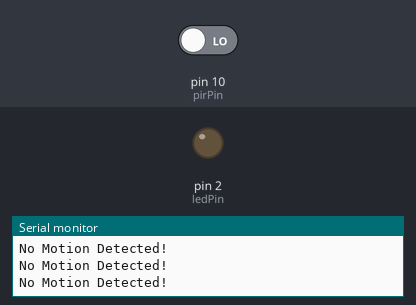
Simulated run of this sketch. Board: Arduino Uno, built with avr-gcc and run on an emulated ATmega328P. On the bench: output pins drawn as LEDs (lit = HIGH), the last lines printed to the serial monitor. The test bench sets the inputs (shaded band); at power-on: pin 10 (pirPin) LOW.

Above: at 1.8 s.
1.9 s: pin 10 (pirPin) driven HIGH
At 2.7 s:
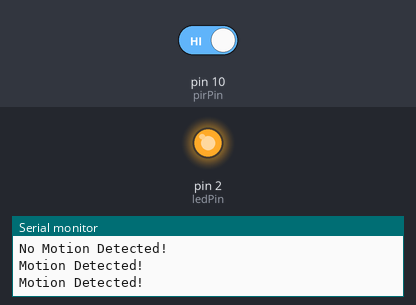
3.5 s: pin 10 (pirPin) driven LOW
At 3.8 s:
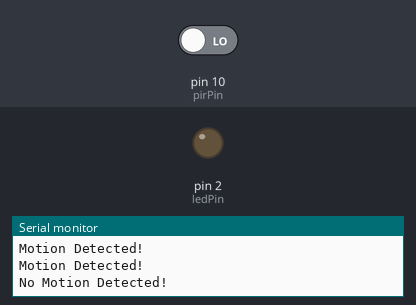
Timing chart, 0 to 6.5 s (numbered marks = the images above; inputs shaded):
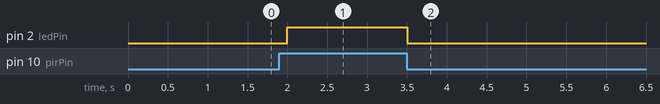

Measured:
- after the input at 1.9 s, pin 2 (ledPin): LOW → HIGH after 0.10 s
- after the input at 3.5 s, pin 2 (ledPin): HIGH → LOW at once

The sketch:

motionDetectorAlarm.ino
```cpp
const int pirPin = 10;         // PIR sensor output connected to digital pin 10
const int ledPin = 2;          // LED connected to digital pin 2

void setup() {
  pinMode(pirPin, INPUT);      // PIR sensor as input
  pinMode(ledPin, OUTPUT);     // LED as output
  Serial.begin(9600);          // For monitoring PIR status
}

void loop() {
  int motionState = digitalRead(pirPin); // Read PIR sensor

  if (motionState == HIGH) {
    digitalWrite(ledPin, HIGH);          // Turn ON LED
    Serial.println("Motion Detected!");
  } else {
    digitalWrite(ledPin, LOW);           // Turn OFF LED
    Serial.println("No Motion Detected!");
  }
  delay(500); // Small delay to stabilize reading
}
```
